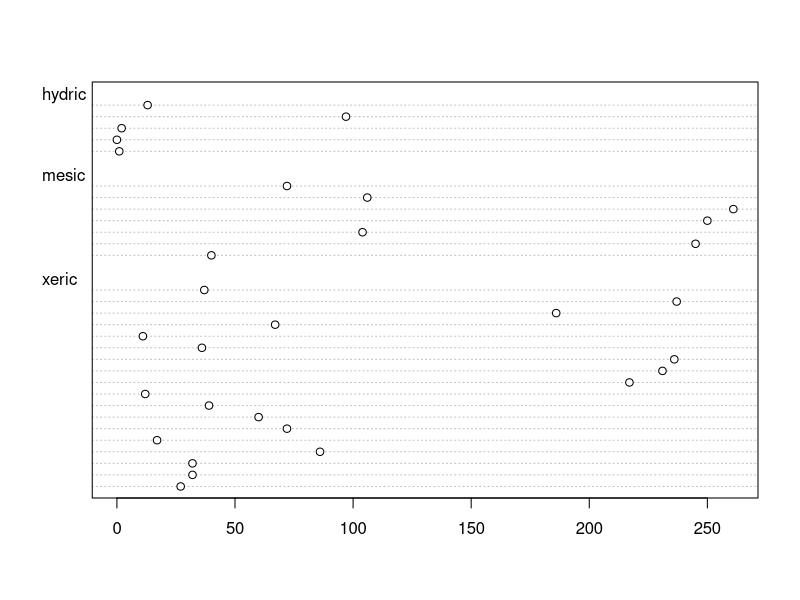
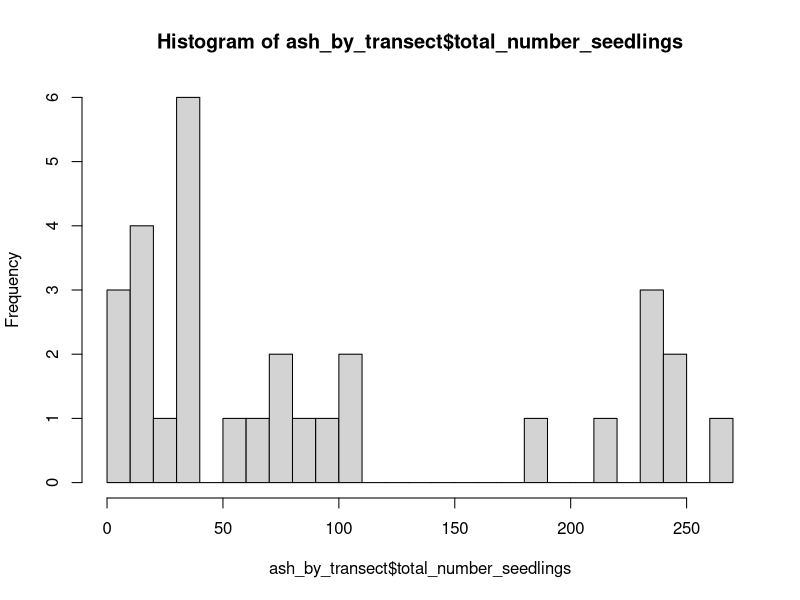
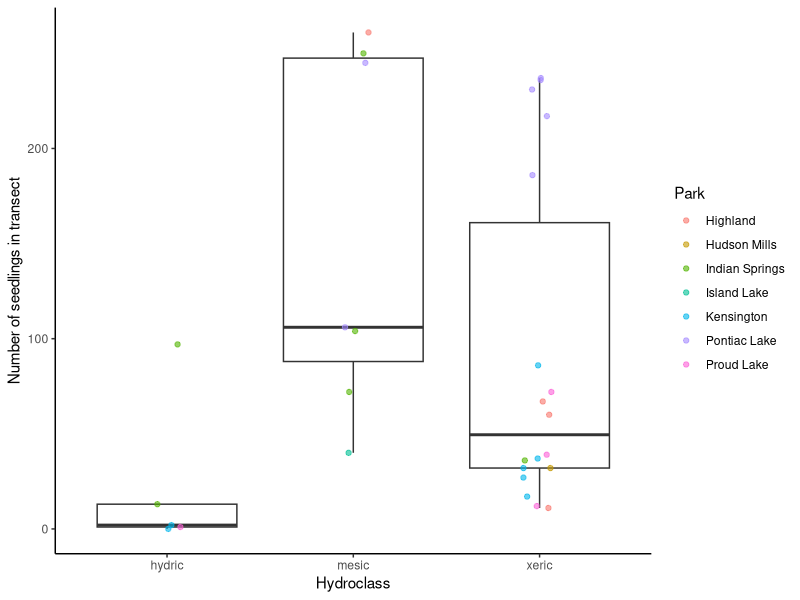
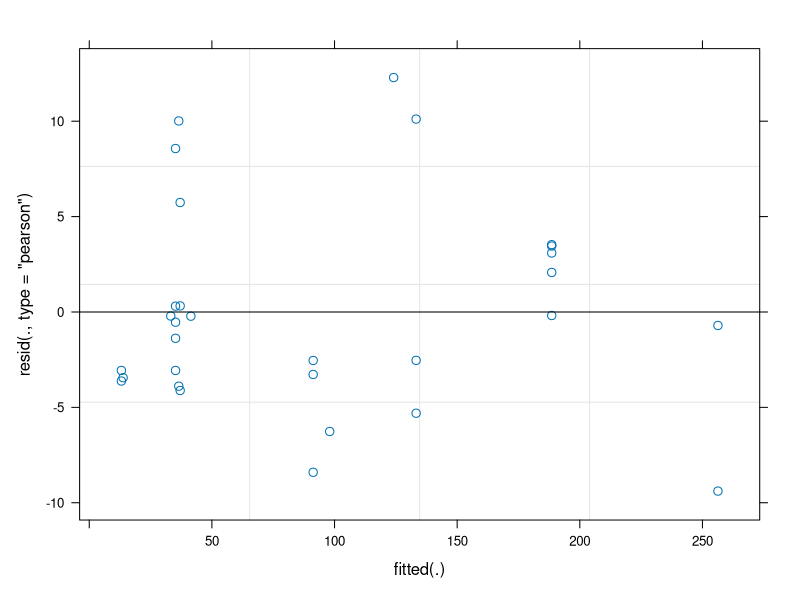
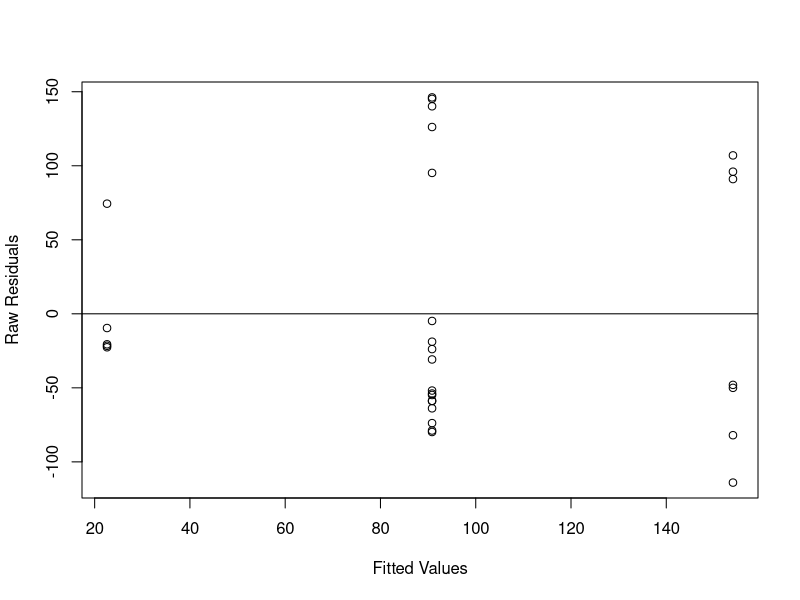
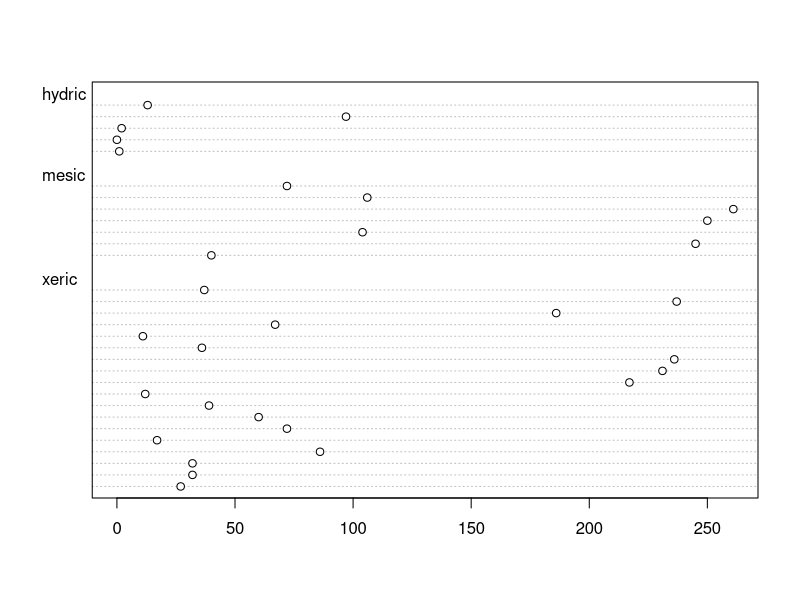
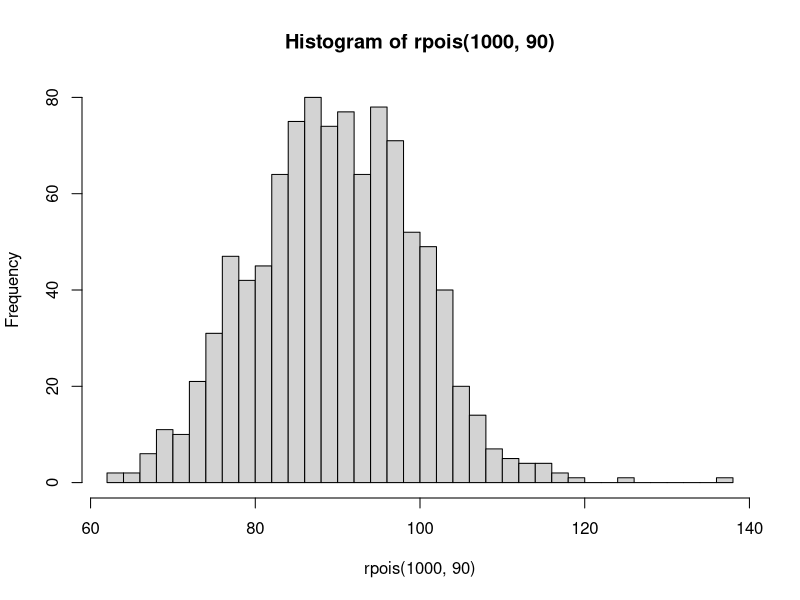
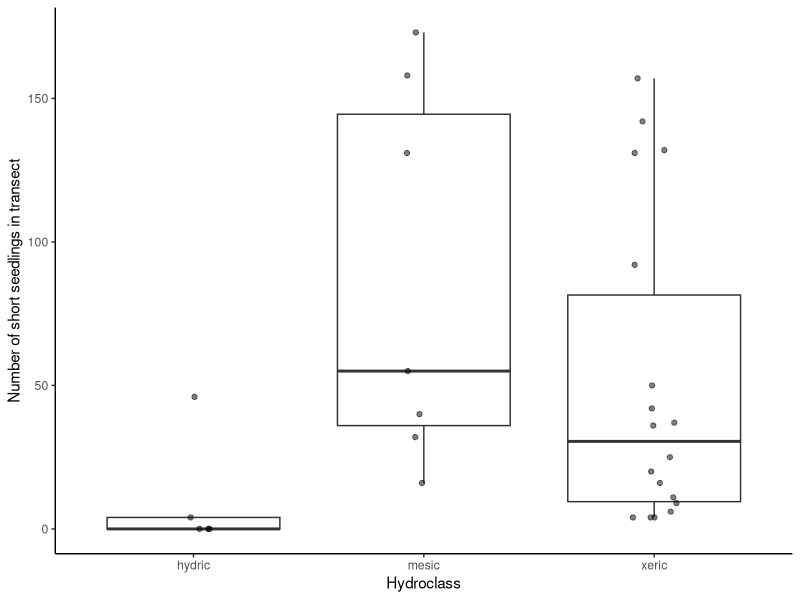

These figures' R source, in order:
# 10/2/2024
# Aaron Tayal
# Emerald ash borer Michigan 2024: analysis with transect as unit of replication
# I have written the word "Question" where I need help

library(ggplot2)
library(dplyr)
library(lme4) # Linear Mixed-Effects Models

library(car) # Companion to applied regression - Used to get an Anova table for
# the generalized linear mixed-effects model

library(emmeans) # Estimated Marginal Means, aka Least Squares Means (enables 
# pairwise comparisons to be made)

# Seedlings model - transect is unit of replication ############################

# I want to run a generalized linear mixed-effects model to determine if the 
# number of ash seedlings varies by hydroclass. 

# Predictor variable: Hydroclass (xeric, mesic, hydric). The column is called 
# mstrlvl. It is a categorical predictor.

# Response variable: Total number of ash seedlings found in a transect (which 
# consists of 3 plots). It is a count (integer value), so it might be expected 
# to follow a Poisson distribution if there is no aggregation of seedlings in 
# clusters.

# Grouping variable to account for spatial structure of the data: Park. There 
# are 7 Parks located on the western side of Detroit, Michigan. Not all hydroclasses
# are represented at each park, but at least 2 out of 3 are found at each park 
# (see ash_occurence.R)

ash_by_transect <- read.csv("Cleaned_data/ash_by_transect.csv")
ash_by_transect$Park <- as.factor(ash_by_transect$Park) # Grouping variable (random effect)
ash_by_transect$mstrlvl <- as.factor(ash_by_transect$mstrlvl) # Predictor
table(ash_by_transect$mstrlvl) # 5 hydric transects, 7 mesic, 18 xeric

ash_by_plot <- read.csv("Cleaned_data/ash_by_plot.csv")
ash_by_plot$Park <- as.factor(ash_by_plot$Park)

# Question: Major problem with data ###########################################
# Unfortunately, the first trip to Michigan in 2024 we counted seedlings using 
# microplot PVCs that were too small (with an area of only 3.37 m^2). After that
# we switched to PVCs with an area of 4.06 m^2 in order to be consistent with 
# previous studies, which had a microplot area of 4 m^2. I corrected for this 
# problem in the seedling density variables. However, the seedling counts are 
# uncorrected. Thus, this is a weakness in the data. In 2025 we may revisit these
# plots.

# Back to stats...

# Get a general idea of overdispersion in the data ############################
# Poisson models require that for a given fitted value, the variance is equal to
# the mean. Here, I'll compute the mean and variance for each variable in the 
# data, to see if they are approximately equal.
mean_summary <- ash_by_transect %>% group_by(mstrlvl) %>%
  summarize(across(mean_plotmstr:mean_basal_area_living_big_trees_m_squared_per_ha, 
                   mean))
variance_summary <- ash_by_transect %>% group_by(mstrlvl) %>%
  summarize(across(mean_plotmstr:mean_basal_area_living_big_trees_m_squared_per_ha, 
                   var))
# I can see that for the total # of seedlings, total # of short
# seedlings, total # of tall seedlings, total # of saplings, and total # of living
# small trees, the variances are generally more than 10 times the means. This 
# suggests to me (although does not prove) that Poisson regression would not be 
# appropriate. My plan is to try out the Poisson regression for total # of seedlings
# and then just stick with negative binomial from then on.

# Graph the data first:
dotchart(ash_by_transect$total_number_seedlings, 
         group = ash_by_transect$mstrlvl)
hist(ash_by_transect$total_number_seedlings, breaks=seq(0,270,10))
ggplot(data=ash_by_transect, aes(x=mstrlvl, y=total_number_seedlings)) +
  geom_boxplot(outlier.colour = "white") +
  geom_jitter(aes(color=Park), height=0, width=0.1, alpha=0.6) +
  theme_classic() +
  xlab("Hydroclass") +
  ylab("Number of seedlings in transect")
# There seems to be around 8 transects where high numbers of ash seedlings occur. 
# I wonder what commonality, if any, exists between those transects. It should 
# be noted that 6 out of 8 of these high-seedling transects were located at 
# Pontiac. Something about Pontiac (previous ash tree density? soil type? water
# availability in the soil?) is causing it to have many ash seedlings

# Fit the Poisson regression model:
seedling_mod <- glmer(total_number_seedlings ~ mstrlvl + (1|Park), 
                      data=ash_by_transect, family="poisson")
summary(seedling_mod)

# Below is code for running the model without a random effect:
seedling_mod_without_Park <- glm(total_number_seedlings ~ mstrlvl, 
                              data=ash_by_transect, family="poisson")
summary(seedling_mod_without_Park)


# To check the estimates of the fixed effect (hydroclass), I'll compute the mean
# number of seedlings in hydric, mesic, and xeric, and then compare that to
# what the model says:
seedling_means <- as.data.frame(tapply(ash_by_transect$total_number_seedlings, ash_by_transect$mstrlvl,
       mean)) # Hydric: 22.6 seedlings; Mesic: 154 seedlings; Xeric: 90.83 seedlings
colnames(seedling_means) <- "Mean_seedlings"
seedling_means$log_seedling_means <- log(seedling_means$Mean_seedlings) # Take the 
# logarithm because that is the link function in the generalized linear model
seedling_means$fixed_effects_in_GLM <- data.frame(coef(summary(seedling_mod_without_Park)))$Estimate # model without random effect
seedling_means$fixed_effects_in_GLMM <- data.frame(coef(summary(seedling_mod)))$Estimate # model with random effect
# The above code allows me to compare the group means to the estimates of the fixed
# effects. Because the residuals are Poisson distributed with a natural log link,
# the log of the group mean equals the estimate of the fixed effect WHEN THERE IS
# NO RANDOM EFFECT INCLUDED. Interestingly, inclusion of the random effect (Park)
# caused the estimated differences |mesic-hydric| and |xeric-hydric| to become
# smaller in absolute value. To me, this suggests that the grouping variable (Park) 
# is helping to account for structure in the dataset.

car::Anova(seedling_mod, type = "III")
emmeans(seedling_mod, pairwise ~ mstrlvl) # pairwise comparisons

# Check model assumptions (Question: I'm unclear exactly what the assumptions are):
plot(seedling_mod)# With a quick Google search, it seems that the "Pearson residuals" are 
# are standardized residuals, so we might (?) expect this graph to appear 
# homoscedastic (even though the residuals of the Poisson model are clearly
# not assumed to be homoscedastic)

getME(seedling_mod, "b") # Look at the actual estimated intercepts for 
# each Park (the "conditional modes of the random effects")
levels(ash_by_transect$Park) # Looks like the 6th park is Pontiac, which
# had a higher number of seedlings
# Note: I have no idea how to actually make a q-q plot of these estimated intercepts

# Test for overdispersion. The Poisson GLM with log link assumes that 1) the 
# logarithm of the response is linearly related to the predictor, and 2) the 
# residuals are Poisson distributed. For a random variable Y with a Poisson 
# distribuion with parameter lambda, the mean of Y is lambda and the variance
# of Y is lambda. However, in some ecological count data, the variance is higher
# than the mean for a given predictor value. The overdispersion tests can 
# determine whether the Poisson GLM adequately fits the distribution of the data.

# This function was copied from Ben Bolker's GLMM FAQ:
# https://bbolker.github.io/mixedmodels-misc/glmmFAQ.html
overdisp_fun <- function(model) {
  rdf <- df.residual(model)
  rp <- residuals(model,type="pearson")
  Pearson.chisq <- sum(rp^2)
  prat <- Pearson.chisq/rdf
  pval <- pchisq(Pearson.chisq, df=rdf, lower.tail=FALSE)
  c(chisq=Pearson.chisq,ratio=prat,rdf=rdf,p=pval)
}

overdisp_fun(seedling_mod) # Question: how do I interpret this result?

# Here is a different overdispersion test (here I'm testing the model that 
# omits the random effect of Park):
library(AER)
AER::dispersiontest(seedling_mod_without_Park, trafo = 1) # Assesses the null hypothesis that
# Var[y] = E[y] = u (basically, that the mean and variance are equal), against 
# a model like Var[y] = u + a*(u^trafo), where u is the mean and trafo is a 
# parameter. If trafo=1, then Var[y] = (1+a)*u

# The result seems to suggest that for seedling_mod_without_Park, the variance 
# is about 68 times the mean.

# Here is code (taken from Google AI) that can plot the raw, un-standardized 
# residuals against the fitted values. As you can see, there are three fitted
# values for the hydric, mesic, and xeric levels of the predictor. These are 
# ~25 seedlings (hydric), ~90 seedlings (xeric), and ~160 seedlings (mesic). The
# overdispersion
raw_residuals <- residuals(seedling_mod_without_Park, type = "response") 
plot(fitted(seedling_mod_without_Park), raw_residuals, xlab = "Fitted Values", 
     ylab = "Raw Residuals") 
abline(h = 0)
# I notice that the counts for xeric seedlings range between about 0 all the way
# to ~240. This is due to that bimodal pattern we saw when initially graphing
# the data:
dotchart(ash_by_transect$total_number_seedlings, 
         group = ash_by_transect$mstrlvl)

# In contrast, if the residuals were Poisson distributed with a mean of 90 
# seedlings, then the majority of the samples should fall between about 70 to 
# 110 seedlings:
hist(rpois(1000, 90), breaks = 50) # Poisson distribution with lambda=90

# Essentially, the residuals are NOT Poisson distributed.

# Seedlings model with negative binomial regression #############################

# To fix the model, I'd like to use a negative binomial model. Here is a website
# that can help explain it's distribution: https://homepage.divms.uiowa.edu/~mbognar/applets/nb1.html

# The following code was found in "ENTMLGY 6707 Entomological Techniques and 
# Data Analysis: R Activity 9: Generalized Linear (Mixed-Effects) Models (taught
# by Dr. Perry and Dr. Ward):
library(MASS)
seedling_mod_without_Park_negbin <- 
  MASS::glm.nb(total_number_seedlings~mstrlvl, data=ash_by_transect, 
         link=log)
summary(seedling_mod_without_Park_negbin) # I don't quite know how to interpret
# this model, but it does seem that the p-values are less miniscule than in the 
# Poisson model. I think that suggests that this model is a better fit.

# Now I can run a generalized linear mixed-effects model incorporating Park:
seedling_mod_negbin <- 
  lme4::glmer.nb(total_number_seedlings~mstrlvl + (1|Park), data=ash_by_transect)
summary(seedling_mod_negbin) # Incorporating the random effect Park actually
# decreased the p-values, which is not what I would expect.
Anova(seedling_mod_negbin, type="III")
emmeans(seedling_mod_negbin, pairwise~mstrlvl)

# Short seedlings model #######################################################

ggplot(data=ash_by_transect, aes(x=mstrlvl, y=total_number_short_seedlings)) +
  geom_boxplot(outlier.colour = "white") +
  geom_jitter(height=0, width=0.1, alpha=0.5) +
  theme_classic() +
  xlab("Hydroclass") +
  ylab("Number of short seedlings in transect")

# Now I can run a generalized linear mixed-effects model incorporating Park:
short_seedling_mod_negbin <- 
  lme4::glmer.nb(total_number_short_seedlings~mstrlvl + (1|Park), 
                 data=ash_by_transect)
summary(short_seedling_mod_negbin)
Anova(short_seedling_mod_negbin, type="III")
emmeans(short_seedling_mod_negbin, pairwise~mstrlvl)

# Tall seedlings model ########################################################

ggplot(data=ash_by_transect, aes(x=mstrlvl, y=total_number_tall_seedlings)) +
  geom_boxplot(outlier.colour = "white") +
  geom_jitter(height=0, width=0.1, alpha=0.5) +
  theme_classic() +
  xlab("Hydroclass") +
  ylab("Number of tall seedlings in transect")

# Now I can run a generalized linear mixed-effects model incorporating Park:
tall_seedling_mod_negbin <- 
  lme4::glmer.nb(total_number_tall_seedlings~mstrlvl + (1|Park), 
                 data=ash_by_transect)
summary(tall_seedling_mod_negbin)
Anova(tall_seedling_mod_negbin, type="III")
# Interestingly, the Park variable is not soaking up as much variation
# in number of tall seedlings (Variance of random effect = 0.29) as it
# did in the number of short seedlings (Variance of the random effect = 0.57).
emmeans(tall_seedling_mod_negbin, pairwise~mstrlvl)

# Percent cover seedlings model ###############################################

ggplot(data=ash_by_transect, aes(x=mstrlvl, y=mean_percent_cover_seedlings)) +
  geom_boxplot(outlier.colour = "white") +
  geom_jitter(height=0, width=0.1, alpha=0.5) +
  theme_classic() +
  xlab("Hydroclass") +
  ylab("Mean percent cover ash seedlings")

# Mean percent cover is a numeric response variable, so I should be able to run
# a linear mixed effects model.
library(lmerTest)
percent_cov_seedling_mod <- lmer(mean_percent_cover_seedlings ~ mstrlvl + (1|Park), 
                           data=ash_by_transect)
summary(percent_cov_seedling_mod)
Anova(percent_cov_seedling_mod, type = "III")
emmeans(percent_cov_seedling_mod, pairwise ~ mstrlvl) # Question: do I only 
# run pairwise comparisons when the Anova table shows a significant effect?

# Assumptions of linear mixed-effects models: 
# 1. Relationship between response and predictor is linear
# 2. Residuals are independent (because the grouping factor accounted for non-independence)
# 3. Residuals are normally distributed
# 4. Residuals are homoscedastic
# 5. The random intercepts (or random slopes, if applicable) are normally distributed
qqnorm(resid(percent_cov_seedling_mod))
qqline(resid(percent_cov_seedling_mod))
plot(percent_cov_seedling_mod) # I'm definitely seeing heteroscedasticity in
# the residuals. The bigger the fitted value, the larger the residuals are in
# absolute value. 
intercepts_percent_cov_model <- ranef(percent_cov_seedling_mod)$Park
hist(intercepts_percent_cov_model$`(Intercept)`, breaks=10) 
# The random intercepts do not appear to be normally distributed. Overall, this 
# model appears to be invalid.

# I can try log-transforming the percent cover values in order to fix the violation
# of homoscedasticity:
ash_by_transect$log_mean_percent_cover_seedlings <- 
  log(ash_by_transect$mean_percent_cover_seedlings + 1) # Some
# transects had less than 1% mean cover or even 0% cover, so I had to use the 
# formula log((% cover) + 1)

# Graph the data:
ggplot(data=ash_by_transect, aes(x=mstrlvl, y=log_mean_percent_cover_seedlings)) +
  geom_boxplot(outlier.colour = "white") +
  geom_jitter(aes(color=Park),height=0, width=0.1, alpha=0.5) +
  theme_classic() +
  xlab("Hydroclass") +
  ylab("Log_e of (mean percent cover ash seedlings + 1)")

log_percent_cov_seedling_mod <- lmer(log_mean_percent_cover_seedlings ~ mstrlvl + 
                                       (1|Park), 
                                 data=ash_by_transect)
summary(log_percent_cov_seedling_mod)
Anova(log_percent_cov_seedling_mod, type = "III")
emmeans(log_percent_cov_seedling_mod, pairwise ~ mstrlvl)

# Check assumptions:
qqnorm(resid(log_percent_cov_seedling_mod))
qqline(resid(log_percent_cov_seedling_mod))
plot(log_percent_cov_seedling_mod) # The residuals of the model with 
# log-transformed response appear to be homoscedastic
intercepts_log_percent_cov_model <- ranef(log_percent_cov_seedling_mod)$Park
hist(intercepts_log_percent_cov_model$`(Intercept)`, breaks=10) 

# Saplings model ##############################################################

# graph the data:
ggplot(data=ash_by_transect, aes(x=mstrlvl, y=total_number_saplings)) +
  geom_boxplot(outlier.colour = "white") +
  geom_jitter(height=0, width=0.1, alpha=0.5) +
  theme_classic() +
  xlab("Hydroclass") +
  ylab("Total number of saplings")
# I'm noticing that the median number of saplings is highest in hydric, but 
# the average number of saplings is lowest in hydric. This suggests that
# hydric transects may actually have more saplings, if only it had a bigger 
# sample size, or that xeric and mesic transects have more variability in 
# the number of saplings.

saplings_model_negbin <- lme4::glmer.nb(total_number_saplings ~ mstrlvl + (1|Park),
                        data=ash_by_transect)
# I got a singular fit (Question: don't know what that means), so I'm going to
# simply run a model excluding the Park variable:
saplings_model_without_Park_negbin <- 
  MASS::glm.nb(total_number_saplings ~ mstrlvl, data=ash_by_transect)
summary(saplings_model_without_Park_negbin)
Anova(saplings_model_without_Park_negbin, type="III")
emmeans(saplings_model_without_Park_negbin, pairwise~mstrlvl)

# Living small trees model ####################################################

# Graph the data:
ggplot(data=ash_by_transect, aes(x=mstrlvl, y=total_number_living_small_trees)) +
  geom_boxplot(outlier.colour = "white") +
  geom_jitter(aes(color=Park), height=0, width=0.1, alpha=0.5) +
  theme_classic() +
  xlab("Hydroclass") +
  ylab("Number of living small trees")

small_trees_model_negbin <- 
  lme4::glmer.nb(total_number_living_small_trees ~ mstrlvl + (1|Park),
                 data=ash_by_transect)
# The model did not converge, so I'll need to run it without the random effect
small_trees_model_without_Park_negbin <- 
  MASS::glm.nb(total_number_living_small_trees ~ mstrlvl, data=ash_by_transect)
summary(small_trees_model_without_Park_negbin)
Anova(small_trees_model_without_Park_negbin, type="III")
emmeans(small_trees_model_without_Park_negbin, pairwise ~ mstrlvl)

# Basal area of all ash trees model #############################################

# Make another column for total basal area of living ash trees >=2.5 cm DBH
ash_by_transect$mean_basal_area_living_ash_trees_m_squared_per_ha <-
  ash_by_transect$mean_basal_area_living_small_trees_m_squared_per_ha +
  ash_by_transect$mean_basal_area_living_big_trees_m_squared_per_ha

# Graph the data:
ggplot(data=ash_by_transect, 
       aes(x=mstrlvl, y=mean_basal_area_living_small_trees_m_squared_per_ha)) +
  geom_boxplot(outlier.colour = "white") +
  geom_jitter(aes(color=Park), height=0, width=0.1, alpha=0.5) +
  theme_classic() +
  xlab("Hydroclass") +
  ylab("Mean basal area of living small trees (m^2 / ha)")

# I don't know what the appropriate model is for this data. It is continuous 
# data and yet there are many zeros, and a wide variability in the magnitude.
